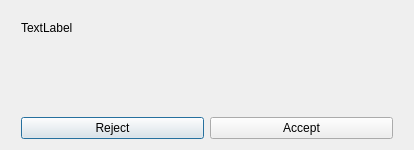
<?xml version="1.0" encoding="UTF-8"?>
<ui version="4.0">
 <class>InvitationRequestDialog</class>
 <widget class="QDialog" name="InvitationRequestDialog">
  <property name="geometry">
   <rect>
    <x>0</x>
    <y>0</y>
    <width>414</width>
    <height>150</height>
   </rect>
  </property>
  <property name="windowTitle">
   <string>Dialog</string>
  </property>
  <layout class="QVBoxLayout" name="verticalLayout_2">
   <item>
    <layout class="QVBoxLayout" name="verticalLayout" stretch="5,1">
     <property name="leftMargin">
      <number>10</number>
     </property>
     <property name="topMargin">
      <number>10</number>
     </property>
     <property name="rightMargin">
      <number>10</number>
     </property>
     <item>
      <widget class="QLabel" name="msgLabel">
       <property name="text">
        <string>TextLabel</string>
       </property>
       <property name="alignment">
        <set>Qt::AlignLeading|Qt::AlignLeft|Qt::AlignTop</set>
       </property>
       <property name="wordWrap">
        <bool>true</bool>
       </property>
      </widget>
     </item>
     <item>
      <layout class="QHBoxLayout" name="buttonLayout" stretch="1,1">
       <property name="spacing">
        <number>-1</number>
       </property>
       <property name="leftMargin">
        <number>0</number>
       </property>
       <item>
        <widget class="QPushButton" name="cancelButton">
         <property name="text">
          <string>Reject</string>
         </property>
        </widget>
       </item>
       <item>
        <widget class="QPushButton" name="okButton">
         <property name="text">
          <string>Accept</string>
         </property>
        </widget>
       </item>
      </layout>
     </item>
    </layout>
   </item>
  </layout>
 </widget>
 <resources/>
 <connections/>
</ui>
